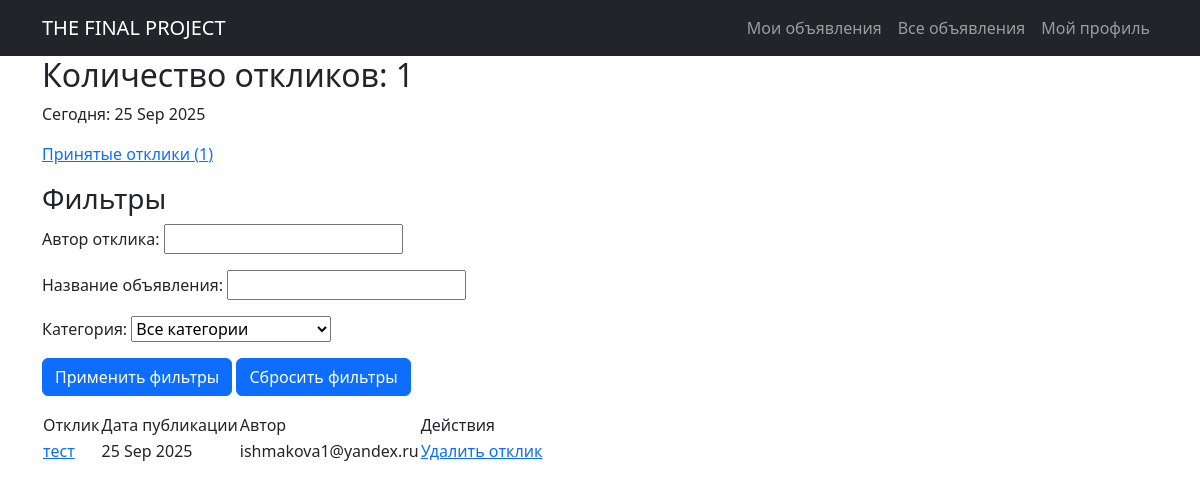
The page /users/40/responses/search (signed in) on the database its author committed.
### board/models.py (models this page shows, shortened)
class Response(models.Model):
    poster = models.ForeignKey(Poster, on_delete=models.CASCADE)
    sender = models.ForeignKey(User, on_delete=models.CASCADE, related_name='addresser')
    receiver = models.ForeignKey(User, on_delete=models.CASCADE, related_name = 'recipient')
    status = models.BooleanField(default=False)
    response = models.TextField(max_length=10000, blank=True)
    response_origin = models.DateTimeField(auto_now_add=True)

### board/views.py (the view)
# urls.py: path('users/<int:pk>/responses/search', ResponseList.as_view(), name='responses'),
class ResponseList(ListView):
    model = Response
    queryset = Response.objects.order_by('-response_origin')
    template_name = 'my_responses.html'
    context_object_name = 'responses'
    paginate_by = 5
    items = list(range(1, len(Response.objects.all()) + 1))
    def get_context_data(self, **kwargs):
        context = super().get_context_data(**kwargs)
        user = self.request.user
        accepted_count = Response.objects.filter(receiver=user, status=True).count()
        context['accepted_count'] = accepted_count
        context['time_now'] = datetime.now(timezone.utc)
        context['filterset'] = self.filterset
        return context
    def get_queryset(self):
        queryset = super().get_queryset()
        queryset = queryset.filter(receiver=self.request.user)
        self.filterset = ResponseFilter(self.request.GET, queryset=queryset)
        return self.filterset.qs.order_by('-response_origin')

### board/models.py (called while the page is built)
    def __str__(self):
        return self.name

### templates/my_responses.html (shortened to what this page needs)
{% extends 'base.html' %}
{% block content %}
    <h2 style="font-weight: normal;">Количество откликов: {{ page_obj.paginator.count}}</h2>
    <p>Сегодня: {{ time_now|date:'d M Y' }}</p>
    <a href="{% url 'accepted_responses' %}">Принятые отклики ({{ accepted_count }})</a>
    <p>
    <h3>Фильтры</h3>
    <form method="get">
        {{ filterset.form.as_p }}
        <button type="submit" class="btn btn-primary">Применить фильтры</button>
        <a href="{% url 'responses' user.id %}" class="btn btn-primary">Сбросить фильтры</a>
    </form>
     </p>
    {% if page_obj %}
        <table cellspacing="10">
            <tr>
                <td>Отклик</td>
                <td>Дата публикации</td>
                <td>Автор</td>
                <td>Действия</td>
            </tr>
            {% for response in page_obj %}
                <tr>
                    <td>
                        {% if response.id %}
                            <a href="{% url 'response_detail' response.id %}">{{ response.response }}</a>
                        {% endif %}
                    </td>
                    <td>{{ response.response_origin|date:'d M Y' }}</td>
                    <td>{{ response.sender.username }}</td>
                    <td>
                        {% if response.status %}
                            <a href="{% url 'response_delete' response.id %}">Удалить отклик</a>
                        {% else %}
                            <a href="{% url 'response_accept' response.id %}">Принять отклик</a>
                        {% endif %}
                    </td>
                </tr>
            {% endfor %}
        </table>
    {% else %}
        <h2>Откликов нет!</h2>
    {% endif %}
{% endblock content %}

### rows shown on the page
Response: response_origin "25 Sep 2025", response "тест", sender.username "ishmakova1@yandex.ru", status "Удалить отклик"

### other values the page prints
{{ page_obj.paginator.count }} "1"
{{ accepted_count }} "1"
